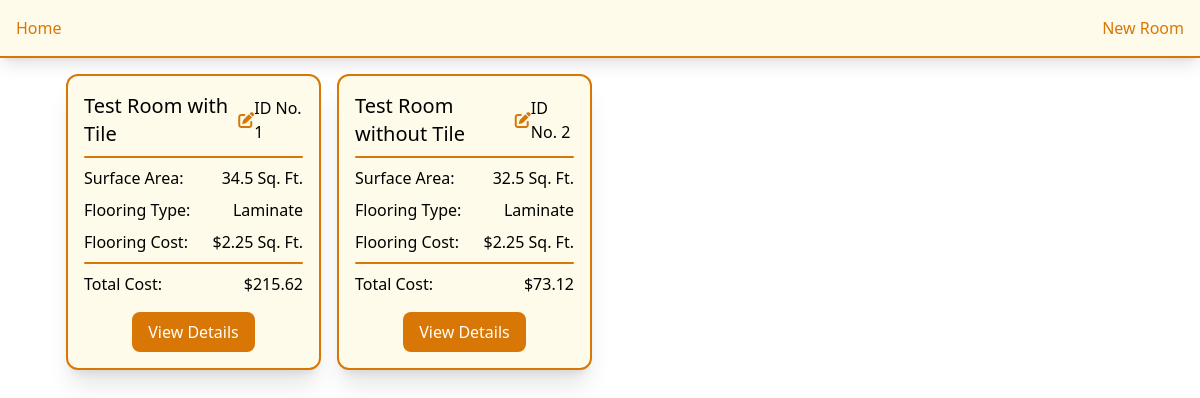
The page / on the database its author committed.
### models/Models.py (models this page shows)
class RoomModel(Base):
    __tablename__ = 'rooms'
    id = Column(Integer, primary_key=True, index=True)
    name = Column(String, nullable=False)
    surface_area = Column(Float, nullable=False)
    flooring_type = Column(String, nullable=False)
    flooring_cost_per_sqft = Column(Float, nullable=False)
    is_tiling_needed = Column(Boolean, default=False, nullable=False)
    tile_type = Column(String, nullable=True)
    tile_cost_per_sqft = Column(Float, nullable=True)
    tiling_area = Column(Float, nullable=True)
    supplies = relationship("SupplyModel", back_populates="room")
    def calculate_total_cost(self):
        flooring_cost = self.surface_area * self.flooring_cost_per_sqft
        tiling_cost = (self.tiling_area * self.tile_cost_per_sqft) \
            if self.is_tiling_needed else 0
        return round(flooring_cost + tiling_cost, 2)

### app.py (the view)
@app.route('/')
def index():
    rooms = db_session.query(RoomModel).all()
    for room in rooms:
        room.total_cost_calculated = room.calculate_total_cost()
    return render_template('home.html', rooms=rooms)

### templates/home.html
{% extends 'components/base.html' %}
{% block content %}
<div class="flex align-center justify-center">
    <div class="w-11/12 grid grid-cols-1 sm:grid-cols-2 md:grid-cols-3 lg:grid-cols-4 gap-4 p-4">
        {% for room in rooms %}
        <div class="rounded-xl p-4 bg-amber-50 border-2 border-amber-600 shadow-xl">
            <div class="flex items-center">
                <h1 class="text-xl">{{ room.name }}</h1>
                <a href="/edit_rooms/{{ room.id }}" class="ml-2 text-amber-600 hover:text-amber-800">
                    <i class="fa-solid fa-pen-to-square"></i>
                </a>
                <h3 class="ml-auto">ID No. {{ room.id }}</h3>
            </div>
            <hr class="h-0.5 mx-auto my-2 bg-amber-600 border-0 rounded">
            <div class="space-y-2">
                <div class="flex justify-between">
                    <h3>Surface Area:</h3>
                    <h3>{{ room.surface_area }} Sq. Ft.</h3>
                </div>
                <div class="flex justify-between">
                    <h3>Flooring Type:</h3>
                    <h3>{{ room.flooring_type }}</h3>
                </div>
                <div class="flex justify-between">
                    <h3>Flooring Cost:</h3>
                    <h3>${{ room.flooring_cost_per_sqft }} Sq. Ft.</h3>
                </div>
            </div>
            <hr class="h-0.5 mx-auto my-2 bg-amber-600 border-0 rounded">
            <div class="space-y-2">
                <div class="flex justify-between">
                    <h3>Total Cost:</h3>
                    <h3>${{ room.total_cost_calculated }}</h3>
                </div>
            </div>
            <div class="flex justify-center mt-4">
                <a href="{{ url_for('room_details', room_id=room.id) }}" class="bg-amber-600 text-white px-4 py-2 rounded-lg hover:bg-amber-800 transition">
                    View Details
                </a>
            </div>
        </div>
        {% endfor %}
    </div>
</div>
{% endblock %}

### rows shown on the page
RoomModel: name "Test Room with Tile", id "1", surface_area "34.5", flooring_type "Laminate", flooring_cost_per_sqft "2.25", total_cost_calculated "215.62"
RoomModel: name "Test Room without Tile", id "2", surface_area "32.5", flooring_type "Laminate", flooring_cost_per_sqft "2.25", total_cost_calculated "73.12"
